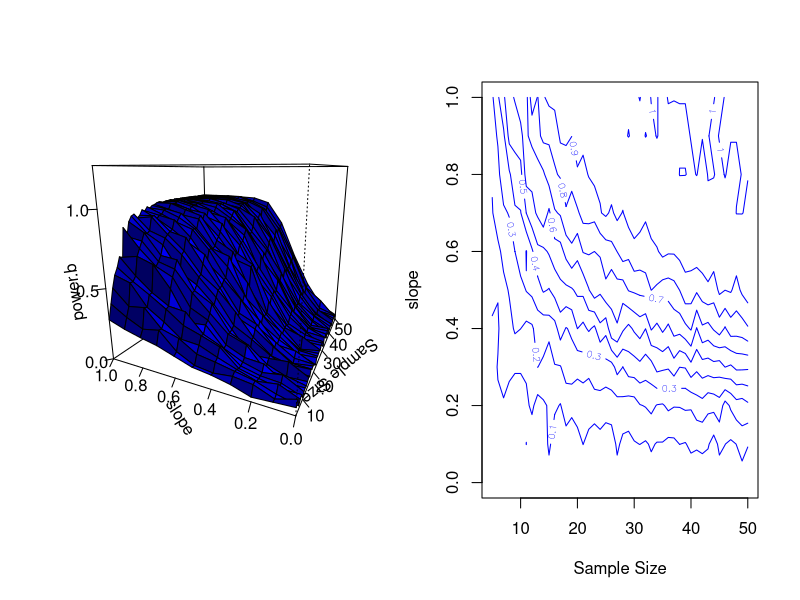
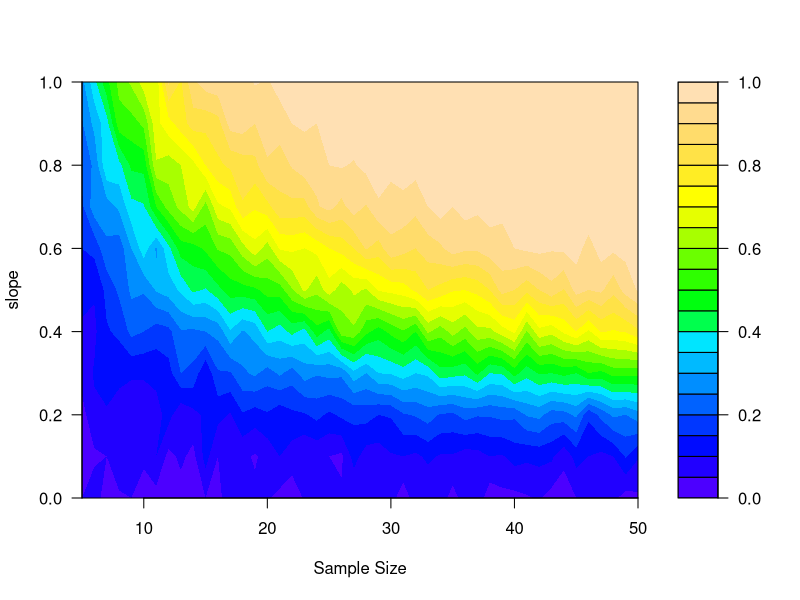
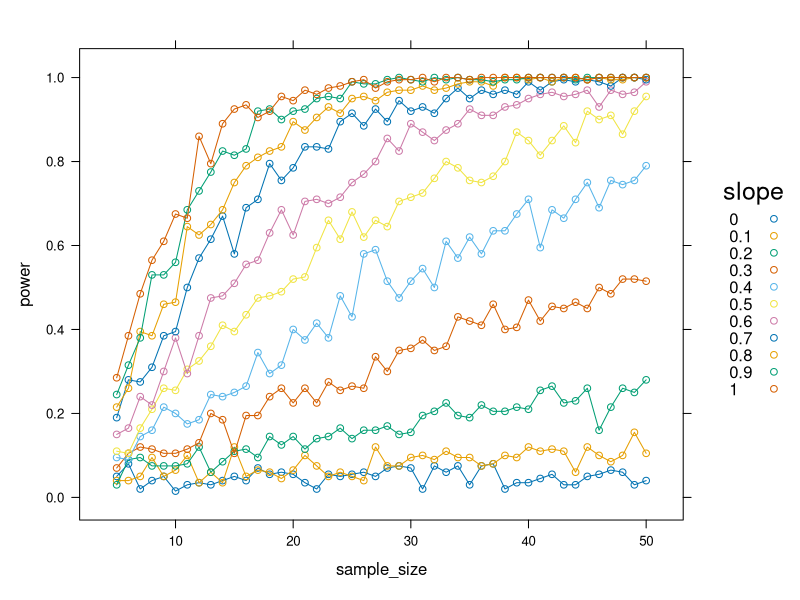

These figures' R source, in order:
# Power Analysis in 3D: Ian Dworkin, last modified October 12th 2014.

# One of the additional advantages to this Monte Carlo Approach is that we can modify several variables, and examine how they influence the power. 

# Plotting multiple series of power simulations on a single graph.
# Power analysis in the linear regression framework

# Below I perform this using a set of nested for loops.  I also have an alternative script (Power3D_ExpandGrid.R), which utilizes a more `R` approach to this using some vectorized functions (expand.grid and mapply). Both are reasonably similar speed wise (although the for loop is better for really large simulations)

N=200  # Number of simulations for inner loop. You generally want this to be >1000. 

p = rep(NA, N) # initializing the vector to store the p values in the inner for loop. 

#Global Parameter values
a=0.5 # intercept
b <- seq(from=0, to=1.0,by=0.1)

sample_size <- seq(from=5,to=50,by=1)  # Incremently increasing sample size from 10 to 100 by 10 observations at a time.

power.size <- numeric(length(sample_size)) # initializing the vector to store the power at each sample size for the outer for loop.

### initialize the matrix to store all of the power estimates
power.b <- matrix(NA,length(sample_size),length(b))

## Now the actual for loop
system.time(
for (k in 1:length(b))  # across the different effect sizes
 {
  
  b_b <- b[k]
  
   for (j in 1:length(sample_size))  # looping through the different sample_sizes

    {
   
      s_s = sample_size[j]
      for (i in 1:N)
      {
       x <- rnorm(s_s, mean=8, sd=2)  # simulate values of predictor
       y_det <- a + b_b*x             # deterministic part of model
       y_sim <- rnorm(s_s, mean=y_det,sd=2)  # Simulate y|x values
       lm1 <- lm(y_sim~x)                    # fit model given simulation 
       p[i] <- coef(summary(lm1))[2,4] # You may want to extract a different p-value from the model.
	  
     }
    
      power.size[j] <- length(p[p<0.05])/N   # How many p-values are less than alpha (0.05)
   }
   
    power.b[,k] <- power.size 
}
)


# Now we graph it.
par(mfrow=c(1,2))

#3D perspective plot
persp(y=b, x=sample_size, z=power.b, col="blue", theta=-65, 
    shade=0.75, ltheta=45, ylab="slope", xlab="Sample Size", 
    lphi=30, zlim=c(0,1.25), ticktype = "detailed")

# contour plot
contour(z=power.b, x=sample_size, y=b, col="blue",  ylab="slope", xlab="Sample Size")

#fancy contour
filled.contour(z=power.b, x=sample_size, y=b, 
    ylim=c(min(b),max(b)), xlim=c(min(sample_size), max(sample_size)), 
    xlab="Sample Size", ylab="slope", color = topo.colors)



# Scree plots using lattice
### This requires a little bit of set-up.
require(lattice)

power.b.t  <- t(power.b)  # Transpose the matrix to make it easier to work with.
dim(power.b.t)


# from a numeric vector of our slopes to factor for the legend (required for xyplot)
lev.pow <- as.factor(b) 


###  We need to write out a long formula for each component of this model for the graphics to grab each row.

# generate the left side of the formula
variable.matrix <- paste("power.b.t[", 1:nrow(power.b.t), ",]", sep="", collapse=" + ") 

# This would have been the ugly thing we had to write out!
variable.matrix 

# Now we Generate the whole formula
formula.1 <- as.formula(paste(variable.matrix, "sample_size", sep="~")) 
# combines variable.matrix with the right side of the formula.

formula.1

# xyplot is in the lattice library.
xyplot(formula.1, type="b", ylab="power", key=simpleKey(levels(lev.pow), space="right", title="slope")) 

### If you want to output
# write.csv(power.b.t,file="power_matrix.csv")
# q(save="no")
